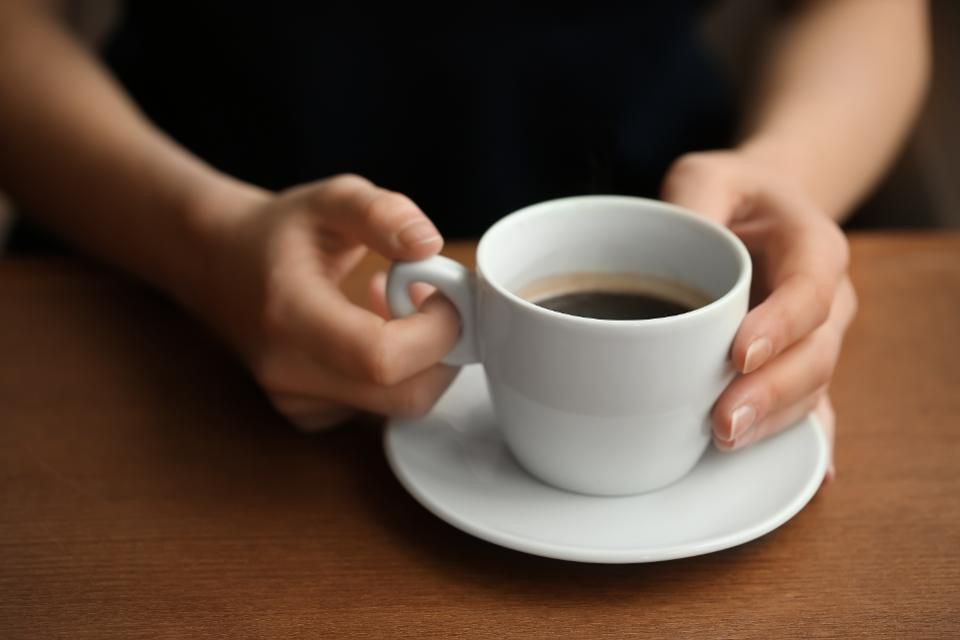
#> input picture ImageAnalysisAds.Mapper/cup.jpeg, 960 x 640 px
$ python -i overlayImage.py   (imports and definitions only)   (older library calls are emulated)
#> lines starting #> are read from the running program, lines starting #| are printed output that depends on the picture; after the words box and inside, x2 and y2 are one past the last pixel; in counts of white or black regions, pixels touching at a corner belong together
#> further down, picture is the input picture: shape (640, 960, 3); mean B, G, R 60.9, 75.7, 98.8
import cv2
import numpy as np
from math import sqrt

class CORNER:
    TOP_LEFT = 1
    TOP_RIGHT = 2
    BOTTOM_LEFT = 3
    BOTTOM_RIGHT = 4

class OverlayOp:
    def __init__(self, display=False):
        self.posx = 0
        self.posy = 0
        self.S = (0.1, 0.1, 0.1)
        self.D = (0.9, 0.9, 0.9)
        self.display = display

    def RmoveBackground(self, image):
        if(self.display):
            cv2.imshow('Original', image)
            cv2.waitKey(0)
        copy = image.copy()

        gray = cv2.cvtColor(image, cv2.COLOR_BGR2GRAY)
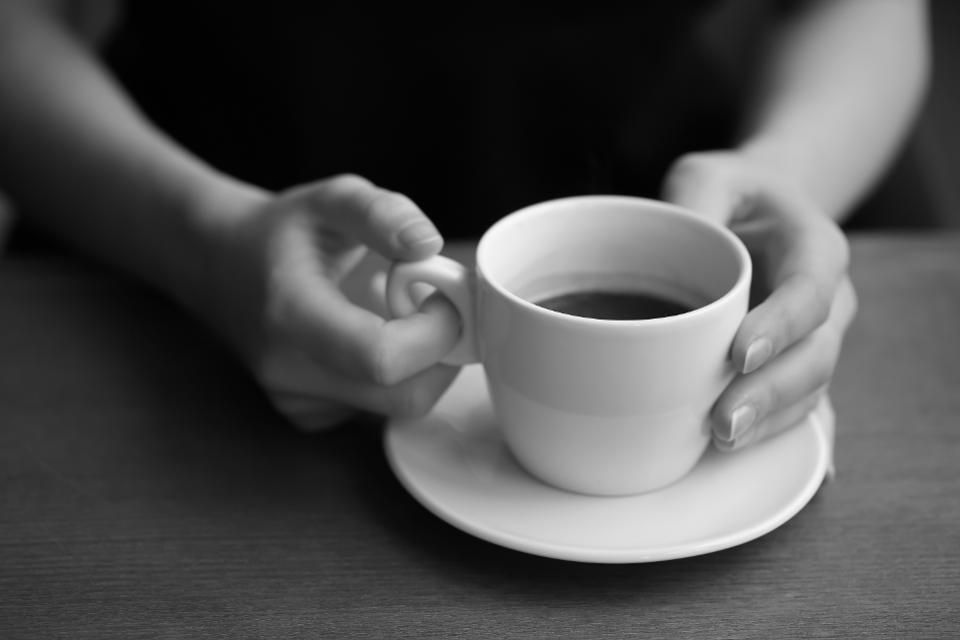
#> gray: shape (640, 960); min 0, max 254, mean 80.9
        gray = cv2.GaussianBlur(gray, (5, 5), 0)
        if(self.display):
            cv2.imshow('Gray', gray)
            cv2.waitKey(0)


        edged = cv2.Canny(gray, 10, 250)
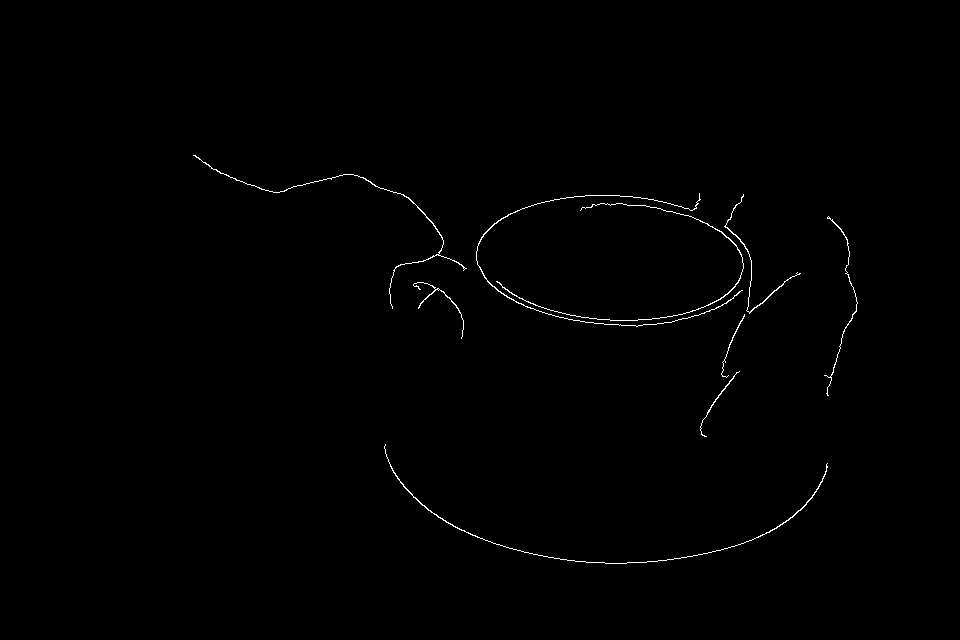
#> edged: shape (640, 960); 0.49% white in thin lines or dots, all inside (x1, y1, x2, y2) = (193, 155, 858, 564)
        if(self.display):
            cv2.imshow('Edged', edged)
            cv2.waitKey(0)

        kernel = np.ones((3, 3), np.uint8)

        dilation = cv2.dilate(edged, kernel, iterations=1)
#> dilation: shape (640, 960); 1.6% white; 7 white regions, largest, box (x1, y1, x2, y2) and area: (475, 192, 745, 328) 3690, (383, 443, 829, 565) 1937, (192, 154, 468, 310) 1567
        if(self.display):
            cv2.imshow('open', dilation)
            cv2.waitKey(0)

        closing = cv2.morphologyEx(dilation, cv2.MORPH_CLOSE, kernel)
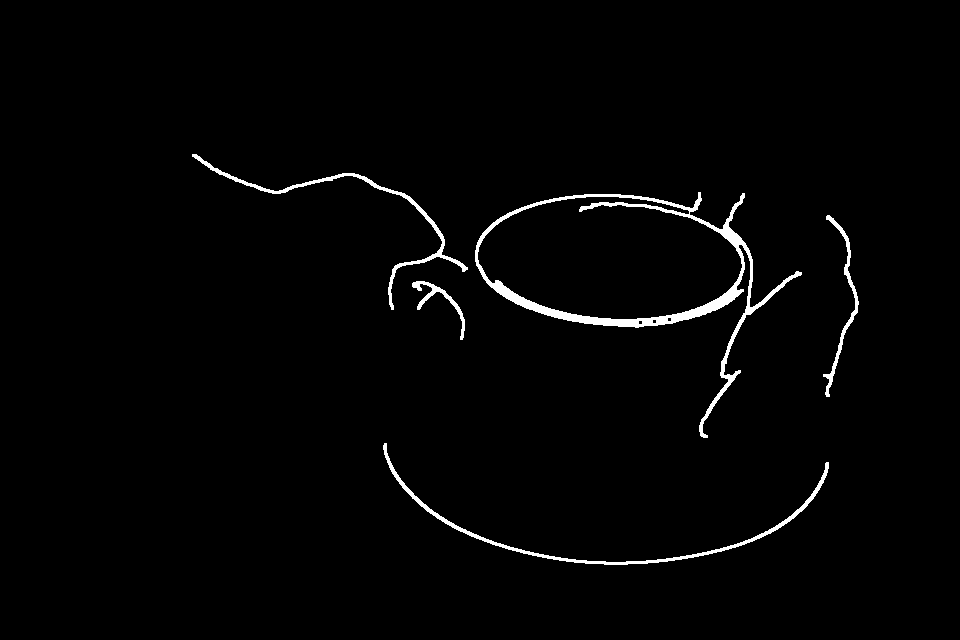
#> closing: shape (640, 960); 1.7% white; 5 white regions
        if(self.display):
            cv2.imshow('Closing', closing)
            cv2.waitKey(0)

        (image, cnts, hiers) = cv2.findContours(closing, cv2.RETR_EXTERNAL, cv2.CHAIN_APPROX_SIMPLE)
#> cnts = 5 contours; box (x1, y1, x2, y2) and area: (475, 192, 802, 438) 29176, (383, 443, 829, 565) 1447, (192, 154, 468, 310) 1180, (823, 215, 859, 397) 578, (412, 281, 465, 340) 368

        cont = cv2.drawContours(copy, cnts, -1, (0, 0, 0), 2, cv2.LINE_AA)
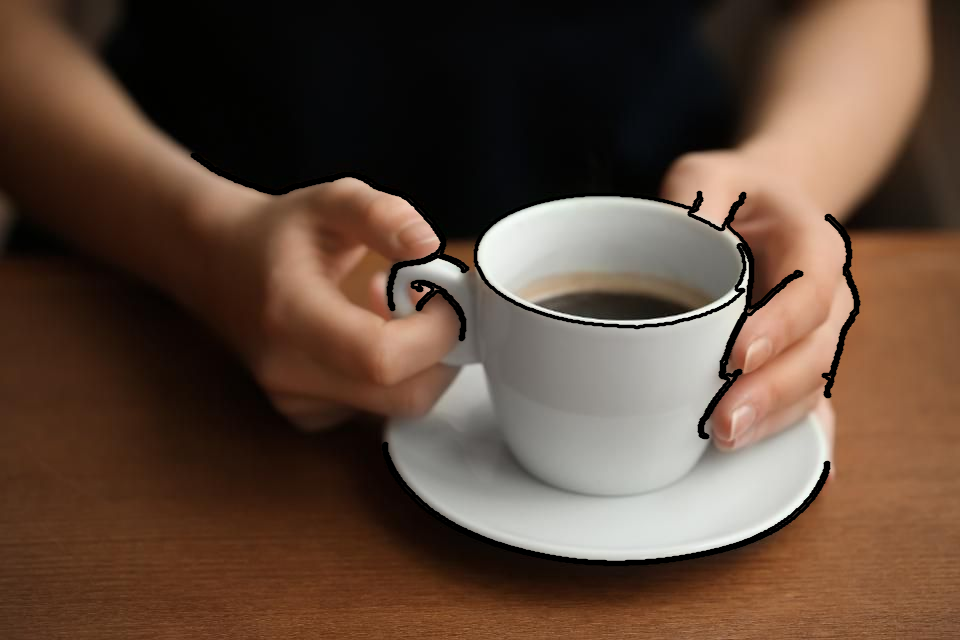
#> cont: shape (640, 960, 3); mean B, G, R 58.7, 73.3, 96
        if(self.display):
            cv2.imshow('Contours', cont)
            cv2.waitKey(0)

        mask = np.zeros(cont.shape[:2], dtype="uint8") * 255

        cv2.drawContours(mask, cnts, -1, (255, 255, 255), -1)
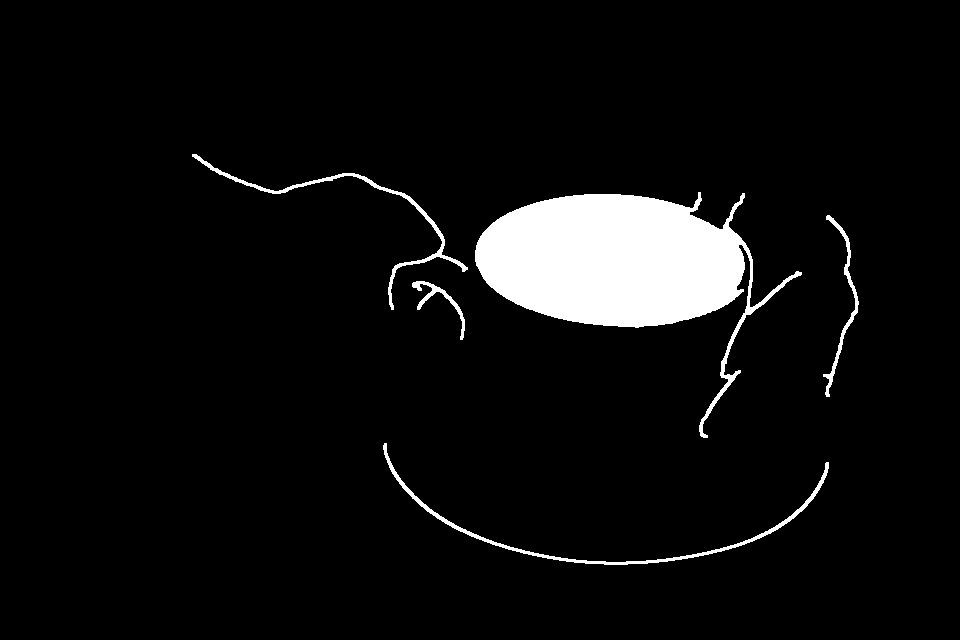
#> mask: shape (640, 960); 5.6% white; 5 white regions, box (x1, y1, x2, y2) and area: (475, 192, 802, 438) 29814, (383, 443, 829, 565) 1938, (192, 154, 468, 310) 1570, (823, 215, 859, 397) 770, (412, 281, 465, 340) 476

        # remove the contours from the image and show the resulting images
        img = cv2.bitwise_and(cont, cont, mask=mask)
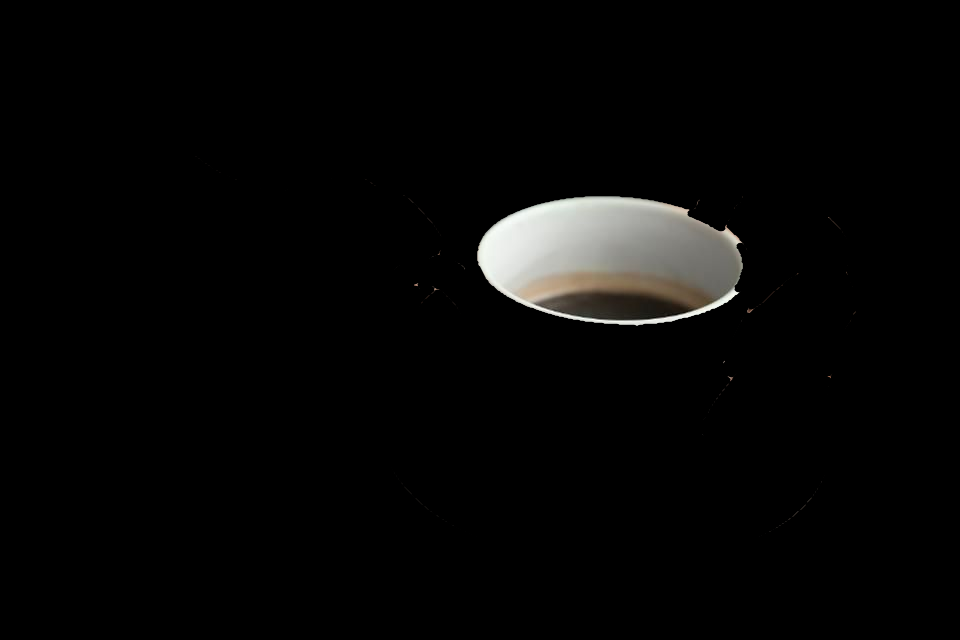
#> img: shape (640, 960, 3); mean B, G, R 6.4, 6.8, 6.9
        if(self.display):
            cv2.imshow("Mask", img)
            cv2.waitKey(0)

        for c in cnts:
            x, y, w, h = cv2.boundingRect(c)
            if w > 50 and h > 50:
                new_img = img[y:y + h, x:x + w]
                if(self.display):
                    pass
#> this loop made 5 passes
#> (x, y, w, h) on passes 1 to 5: (383, 443, 446, 122), (412, 281, 53, 59), (823, 215, 36, 182), (475, 192, 327, 246), (192, 154, 276, 156)
#> pass 2, in RmoveBackground, `new_img = img[y:y + h, x:x + w]`:
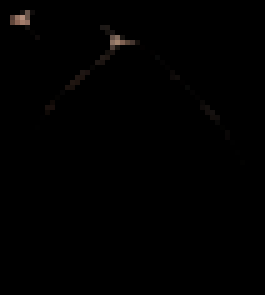
#> new_img: shape (59, 53, 3) (shown 5 times larger); mean B, G, R 0.6, 0.7, 1
                    #cv2.imshow("Cropped", new_img)
                    #cv2.waitKey(0)

        return img

    # [54 lines left out: functions OverlayImage, Operator, not called in this run]

>>> import cv2
>>> picture = cv2.imread('cup.jpeg')
>>> result = OverlayOp().RmoveBackground(picture)

$ run again, on ImageAnalysisAds.Mapper/dog.jpg
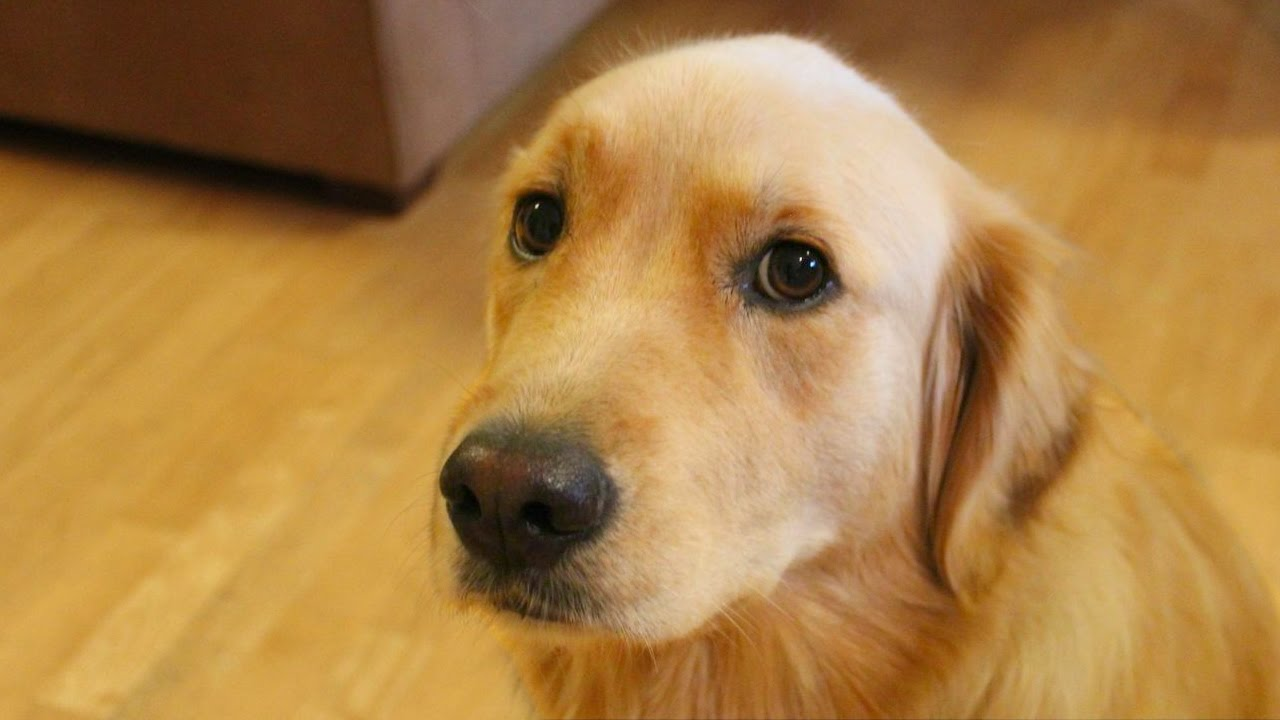
#> input picture ImageAnalysisAds.Mapper/dog.jpg, 1280 x 720 px
#> picture is the input picture: shape (720, 1280, 3); mean B, G, R 70.2, 128.7, 172
#> in RmoveBackground, `edged = cv2.Canny(gray, 10, 250)`:
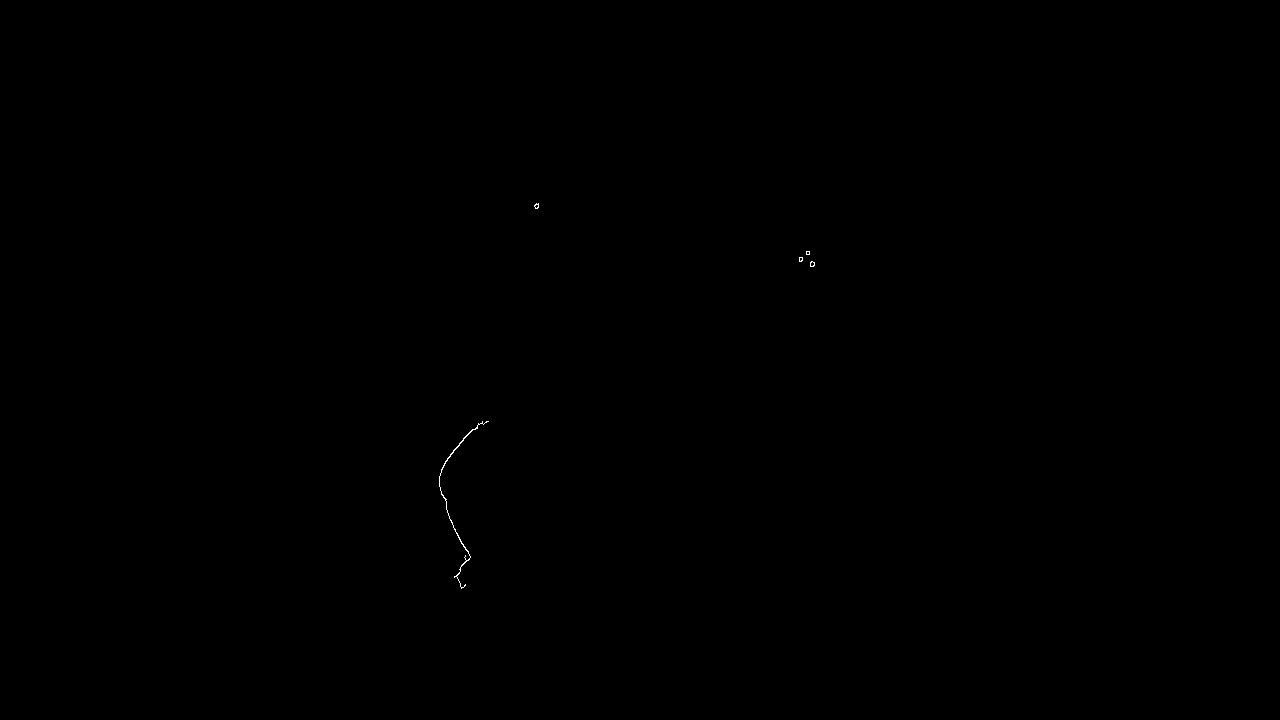
#> edged: shape (720, 1280); 0.03% white in thin lines or dots, all inside (x1, y1, x2, y2) = (439, 203, 815, 589)
#> dilation: shape (720, 1280); 0.11% white; 5 white regions, box (x1, y1, x2, y2) and area: (438, 420, 490, 590) 846, (809, 260, 816, 268) 52, (533, 202, 540, 210) 50, (798, 256, 804, 263) 41, (805, 250, 811, 256) 36
#> closing: shape (720, 1280); 0.11% white; 5 white regions
#> cnts = 5 contours; box (x1, y1, x2, y2) and area: (438, 420, 490, 590) 675, (809, 260, 816, 268) 40, (533, 202, 540, 210) 38, (798, 256, 804, 263) 30, (805, 250, 811, 256) 25
#> the loop in RmoveBackground, `for c in cnts:` made 5 passes
#> (x, y, w, h) on passes 1, 2, 3, 5: (438, 420, 52, 170), (809, 260, 7, 8), (798, 256, 6, 7), (533, 202, 7, 8)
#> pass 1, in RmoveBackground, `new_img = img[y:y + h, x:x + w]`:
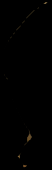
#> new_img: shape (170, 52, 3); mean B, G, R 0.3, 0.5, 0.6
